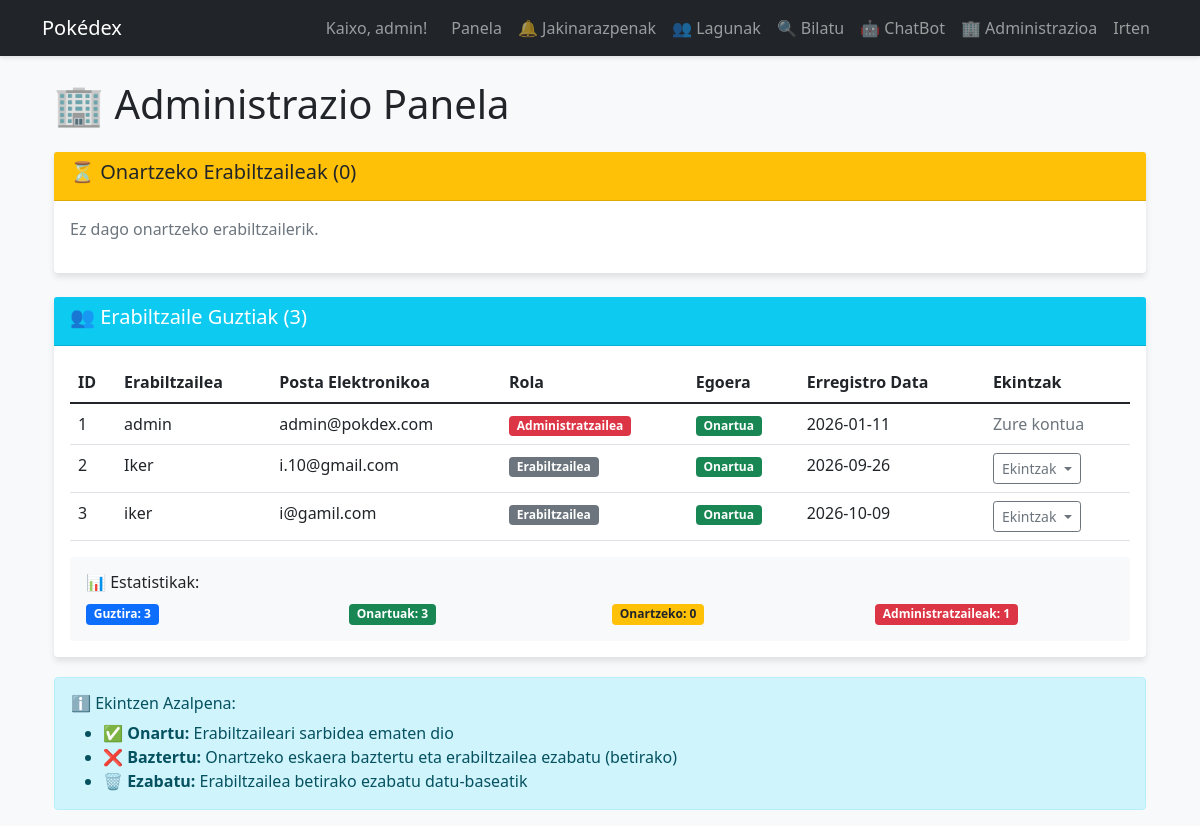
The page /admin (signed in) on the database its author committed.
### tables this page shows
CREATE TABLE users (
    id INTEGER PRIMARY KEY AUTOINCREMENT,
    username TEXT UNIQUE NOT NULL,
    email TEXT UNIQUE NOT NULL,
    password_hash TEXT NOT NULL,
    role TEXT DEFAULT 'user',
    is_approved INTEGER DEFAULT 0,
    is_active INTEGER DEFAULT 1,
    created_at TIMESTAMP DEFAULT CURRENT_TIMESTAMP,
    bio TEXT,
    talde_izen TEXT
);

### app/controllers/admin_controller.py (the view)
    @bp.route('/admin')
    def admin_panel():
        pending_users = user_model.get_pending_users()
        all_users = user_model.get_all_users()
        return render_template('admin_panel.html',
                             pending_users=pending_users,
                             all_users=all_users)

### app/controllers/model/user_model.py (called while the page is built)
    def get_user_by_id(self, user_id):
        query = "SELECT * FROM users WHERE id = ? AND is_active = 1"
        return self.db.get_one(query, (user_id,))

    def get_pending_users(self):
        query = "SELECT * FROM users WHERE is_approved = 0 AND is_active = 1"
        rows = self.db.execute_query(query)
        return [dict(row) for row in rows] if rows else []

    def get_all_users(self):
        query = "SELECT * FROM users WHERE is_active = 1"
        rows = self.db.execute_query(query)
        return [dict(row) for row in rows] if rows else []

    def get_user_role(self, user_id):
        user = self.get_user_by_id(user_id)
        return user['role'] if user else None

### app/database/connection.py (called while the page is built)
    def execute_query(self, query, params=None):
        cursor = self.connection.cursor()
        try:
            if params:
                cursor.execute(query, params)
            else:
                cursor.execute(query)
            if query.strip().upper().startswith('SELECT'):
                return cursor.fetchall()
            else:
                self.connection.commit()
                return cursor.lastrowid
        finally:
            cursor.close()

    def get_one(self, query, params=None):
        cursor = self.connection.cursor()
        try:
            if params:
                cursor.execute(query, params)
            else:
                cursor.execute(query)
            return cursor.fetchone()
        finally:
            cursor.close()

### app/templates/admin_panel.html (shortened to what this page needs)
{% extends "base.html" %}
{% block content %}
<div class="container">
    <h1 class="mb-4">🏢 Administrazio Panela</h1>
    <div class="card mb-4">
        <div class="card-header bg-warning text-dark">
            <h5>⏳ Onartzeko Erabiltzaileak ({{ pending_users|length }})</h5>
        </div>
        <div class="card-body">
            {% if pending_users %}
            <table class="table table-hover">
                <thead>
                    <tr>
                        <th>ID</th>
                        <th>Erabiltzailea</th>
                        <th>Posta Elektronikoa</th>
                        <th>Erregistro Data</th>
                        <th>Ekintzak</th>
                    </tr>
                </thead>
                <tbody>
                    {% for user in pending_users %}
                    <tr>
                        <td>{{ user.id }}</td>
                        <td>{{ user.username }}</td>
                        <td>{{ user.email }}</td>
                        <td>{{ user.created_at[:10] if user.created_at else 'Data ezezaguna' }}</td>
                        <td>
                            <div class="btn-group" role="group">
                                <a href="{{ url_for('admin.approve_user', user_id=user.id) }}"
                                   class="btn btn-success btn-sm"
                                   onclick="return confirm('Ziur zaude {{ user.username }} erabiltzailea onartu nahi duzula?')">
                                   ✅ Onartu
                                </a>
                                <a href="{{ url_for('admin.reject_user', user_id=user.id) }}"
                                   class="btn btn-danger btn-sm"
                                   onclick="return confirm('Ziur zaude {{ user.username }} erabiltzailea baztertu nahi duzula? Hau betirako ezabatuko du.')">
                                   ❌ Baztertu
                                </a>
                            </div>
                        </td>
                    </tr>
                    {% endfor %}
                </tbody>
            </table>
            {% else %}
            <p class="text-muted">Ez dago onartzeko erabiltzailerik.</p>
            {% endif %}
        </div>
    </div>
    <div class="card">
        <div class="card-header bg-info text-white">
            <h5>👥 Erabiltzaile Guztiak ({{ all_users|length }})</h5>
        </div>
        <div class="card-body">
            <table class="table table-hover">
                <thead>
                    <tr>
                        <th>ID</th>
                        <th>Erabiltzailea</th>
                        <th>Posta Elektronikoa</th>
                        <th>Rola</th>
                        <th>Egoera</th>
                        <th>Erregistro Data</th>
                        <th>Ekintzak</th>
                    </tr>
                </thead>
                <tbody>
                    {% for user in all_users %}
                    <tr>
                        <td>{{ user.id }}</td>
                        <td>{{ user.username }}</td>
                        <td>{{ user.email }}</td>
                        <td>
                            {% if user.role == 'admin' %}
                            <span class="badge bg-danger">Administratzailea</span>
                            {% else %}
                            <span class="badge bg-secondary">Erabiltzailea</span>
                            {% endif %}
                        </td>
                        <td>
                            {% if user.is_approved %}
                            <span class="badge bg-success">Onartua</span>
                            {% else %}
                            <span class="badge bg-warning text-dark">Onartzeko</span>
                            {% endif %}
                        </td>
                        <td>{{ user.created_at[:10] if user.created_at else 'Data ezezaguna' }}</td>
                        <td>
                            {% if user.id != session.user_id %}
                            <div class="dropdown">
                                <button class="btn btn-sm btn-outline-secondary dropdown-toggle" type="button" data-bs-toggle="dropdown">
                                    Ekintzak
                                </button>
                            </div>
                            {% else %}
                            <span class="text-muted">Zure kontua</span>
                            {% endif %}
                        </td>
                    </tr>
                    {% endfor %}
                </tbody>
            </table>
            <div class="mt-3 p-3 bg-light rounded">
                <h6>📊 Estatistikak:</h6>
                <div class="row">
                    <div class="col-md-3">
                        <span class="badge bg-primary">Guztira: {{ all_users|length }}</span>
                    </div>
                    <div class="col-md-3">
                        <span class="badge bg-success">Onartuak: {{ all_users|selectattr('is_approved')|list|length }}</span>
                    </div>
                    <div class="col-md-3">
                        <span class="badge bg-warning text-dark">Onartzeko: {{ pending_users|length }}</span>
                    </div>
                    <div class="col-md-3">
                        <span class="badge bg-danger">Administratzaileak: {{ all_users|selectattr('role', 'equalto', 'admin')|list|length }}</span>
                    </div>
                </div>
            </div>
        </div>
    </div>
    <div class="alert alert-info mt-3">
        <h6>ℹ️ Ekintzen Azalpena:</h6>
        <ul class="mb-0">
            <li><strong>✅ Onartu:</strong> Erabiltzaileari sarbidea ematen dio</li>
            <li><strong>❌ Baztertu:</strong> Onartzeko eskaera baztertu eta erabiltzailea ezabatu (betirako)</li>
            <li><strong>🗑️ Ezabatu:</strong> Erabiltzailea betirako ezabatu datu-baseatik</li>
        </ul>
    </div>
</div>
{% endblock %}

### app/templates/base.html (shortened to what this page needs)
<!DOCTYPE html>
<html lang="eu">
<head>
    <link href="https://cdn.jsdelivr.net/npm/bootstrap@5.1.3/dist/css/bootstrap.min.css" rel="stylesheet">
    <link rel="stylesheet" href="{{ url_for('static', filename='style.css') }}">
</head>
<body>
    <nav class="navbar navbar-expand-lg navbar-dark bg-dark">
        <div class="container">
            <a class="navbar-brand" href="{{ url_for('auth.index') }}">Pokédex</a>
            <div class="navbar-nav ms-auto">
                {% if session.user_id %}
                    <span class="navbar-text me-3">Kaixo, {{ session.username }}!</span>
                    <a class="nav-link" href="{{ url_for('auth.dashboard') }}">Panela</a>
                    <a class="nav-link" href="{{ url_for('notifications.view_notifications') }}">
                        🔔 Jakinarazpenak
                    </a>
                    <a class="nav-link" href="{{ url_for('friends.index') }}">
    👥 Lagunak
</a>
                    <a class="nav-link" href="{{ url_for('pokedex.search') }}">
    🔍 Bilatu
</a>
                    <li class="nav-item">
    <a class="nav-link" href="{{ url_for('chatbot.menu') }}">🤖 ChatBot</a>
</li>
                    {% if session.role == 'admin' %}
                    <a class="nav-link" href="{{ url_for('admin.admin_panel') }}">🏢 Administrazioa</a>
                    {% endif %}
                    <a class="nav-link" href="{{ url_for('auth.logout') }}">Irten</a>
                {% else %}
                    <a class="nav-link" href="{{ url_for('auth.login') }}">Hasi Saioa</a>
                    <a class="nav-link" href="{{ url_for('auth.register') }}">Erregistratu</a>
                {% endif %}
            </div>
        </div>
    </nav>
    <div class="container mt-4">
        {% block content %}{% endblock %}
    </div>
</body>
</html>

### app/static/style.css (style rules this page uses)
body { background-color: #f8f9fa; }
.navbar { box-shadow: 0 2px 4px rgba(0,0,0,.1); }
.card { box-shadow: 0 4px 6px rgba(0,0,0,.1); border: none; margin-bottom: 20px; }
.card-header { background-color: #343a40; color: white; font-weight: bold; }

### rows shown on the page
users: id "1", username "admin", email "admin@pokdex.com", role "Administratzailea", is_approved "Onartua", created_at "2026-01-11", shows "Zure kontua"
users: id "2", username "Iker", email "i.10@gmail.com", role "Erabiltzailea", is_approved "Onartua", created_at "2026-09-26"
users: id "3", username "iker", email "i@gamil.com", role "Erabiltzailea", is_approved "Onartua", created_at "2026-10-09"

### other values the page prints
{{ session.username }} "admin"
{{ pending_users|length }} "0"
{{ all_users|length }} "3"
{{ all_users|selectattr('is_approved')|list|length }} "3"
{{ all_users|selectattr('role', 'equalto', 'admin')|list|length }} "1"
